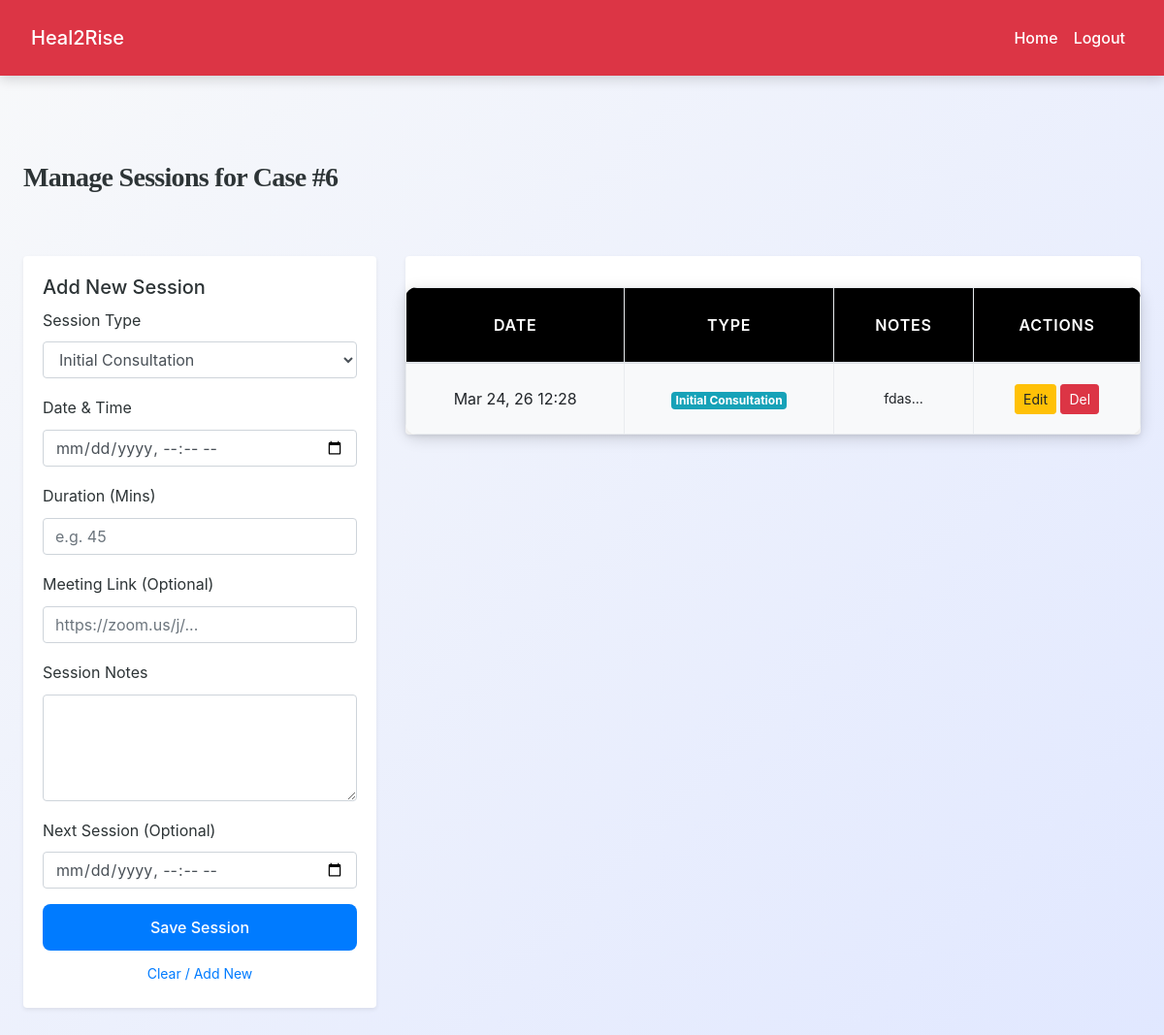
Screenshot of /counselor/manage_sessions.php?case_id=6 (signed in) with the database file from the repository.
### tables this page shows
CREATE TABLE `counseling_sessions` (
  `id` int(11) NOT NULL,
  `case_id` int(11) NOT NULL,
  `counselor_id` int(11) NOT NULL,
  `session_date` datetime NOT NULL,
  `session_type` varchar(50) NOT NULL,
  `duration_minutes` int(11) DEFAULT NULL,
  `notes` text DEFAULT NULL,
  `next_session` datetime DEFAULT NULL,
  `meeting_link` varchar(255) DEFAULT NULL,
  `created_at` datetime DEFAULT current_timestamp()
);

### counselor/manage_sessions.php (the view, shortened to what this page needs)
<?php
include('../config.php');
$counselor_id = $_SESSION["id"];
$case_id = isset($_GET['case_id']) ? intval($_GET['case_id']) : 0;
$stmt = $conn->prepare("SELECT * FROM counseling_sessions WHERE case_id = ? AND counselor_id = ? ORDER BY session_date DESC");
$stmt->bind_param("ii", $case_id, $counselor_id);
$stmt->execute();
$sessions = $stmt->get_result();
?>
<!DOCTYPE html>
<html lang="en">
<head>
    <link rel="stylesheet" href="https://cdn.jsdelivr.net/npm/bootstrap@4.6.2/dist/css/bootstrap.min.css">
    <link rel="stylesheet" href="../css/style.css">
</head>
<body class="bg-light">
<?php include('navbar.php'); ?>
<div class="container py-5">
    <div class="d-flex justify-content-between mb-4">
        <h3>Manage Sessions for Case #<?= $case_id ?></h3>
    </div>
    <div class="row">
        <div class="col-md-4">
            <div class="card shadow-sm border-0">
                <div class="card-body">
                    <h5 id="form-title">Add New Session</h5>
                    <form method="POST" id="session-form">
                        <div class="form-group">
                            <label>Session Type</label>
                            <select name="session_type" id="session_type" class="form-control" required>
                                <option value="Initial Consultation">Initial Consultation</option>
                            </select>
                        </div>
                        <div class="form-group">
                            <label>Date & Time</label>
                            <input type="datetime-local" name="session_date" id="session_date" class="form-control" required>
                        </div>
                        <div class="form-group">
                            <label>Duration (Mins)</label>
                            <input type="number" name="duration_minutes" id="duration_minutes" class="form-control" placeholder="e.g. 45">
                        </div>
                        <div class="form-group">
                            <label>Meeting Link (Optional)</label>
                            <input type="url" name="meeting_link" id="meeting_link" class="form-control" placeholder="https://zoom.us/j/...">
                        </div>
                        <div class="form-group">
                            <label>Session Notes</label>
                            <textarea name="notes" id="notes" class="form-control" rows="4" required></textarea>
                        </div>
                        <div class="form-group">
                            <label>Next Session (Optional)</label>
                            <input type="datetime-local" name="next_session" id="next_session" class="form-control">
                        </div>
                        <button type="submit" class="btn btn-primary btn-block">Save Session</button>
                        <button type="button" onclick="resetForm()" class="btn btn-link btn-block btn-sm">Clear / Add New</button>
                    </form>
                </div>
            </div>
        </div>
        <div class="col-md-8">
            <div class="card shadow-sm border-0">
                <div class="card-body p-0">
                    <table class="table table-hover mb-0">
                        <thead class="bg-dark text-white">
                            <tr>
                                <th>Date</th>
                                <th>Type</th>
                                <th>Notes</th>
                                <th>Actions</th>
                            </tr>
                        </thead>
                        <tbody>
                            <?php if ($sessions->num_rows > 0): ?>
                                <?php while($s = $sessions->fetch_assoc()): ?>
                                <tr>
                                    <td><?= date('M d, y H:i', strtotime($s['session_date'])) ?></td>
                                    <td><span class="badge badge-info"><?= $s['session_type'] ?></span></td>
                                    <td class="small"><?= substr(htmlspecialchars($s['notes']), 0, 50) ?>...</td>
                                    <td>
                                        <button class="btn btn-sm btn-warning" onclick='editSession(<?= json_encode($s) ?>)'>Edit</button>
                                        <a href="?case_id=<?= $case_id ?>&delete_id=<?= $s['id'] ?>" class="btn btn-sm btn-danger" onclick="return confirm('Delete this record?')">Del</a>
                                    </td>
                                </tr>
                                <?php endwhile; ?>
                            <?php else: ?>
                                <tr><td colspan="4" class="text-center py-4">No sessions found.</td></tr>
                            <?php endif; ?>
                        </tbody>
                    </table>
                </div>
            </div>
        </div>
    </div>
</div>
</body>
</html>

### css/style.css (style rules this page uses)
:root { --primary: #007bff; --secondary: #6c757d; --success: #28a745; --info: #17a2b8; --warning: #ffc107; --danger: #dc3545; --light: #f8f9fa; --dark: #2d3436; --accent: #ff6f61; --highlight: #6f42c1; --shadow: rgba(0, 0, 0, 0.15); --transition: all 0.3s ease-in-out; }
body { font-family: 'Inter', 'Segoe UI', Tahoma, Geneva, Verdana, sans-serif; background: linear-gradient(135deg, var(--light) 0%, #e0e7ff 100%); color: var(--dark); line-height: 1.8; margin: 0; padding: 0; min-height: 100vh; font-size: 16px; }
h1, h2, h3, h4 { text-align: center; margin: 2.5rem 0; font-family: 'Georgia', 'Times New Roman', serif; color: var(--dark); font-weight: 700; letter-spacing: -0.025em; }
h3 { font-size: 1.75rem; }
.container { max-width: 1200px; margin: 0 auto 3rem; padding: 0 1.5rem; }
.table { width: 100%; border-collapse: collapse; margin: 2rem 0; font-size: 1rem; background-color: #ffffff; border-radius: 12px; overflow: hidden; box-shadow: 0 4px 16px var(--shadow); transition: var(--transition); }
.table th, .table td { padding: 1.25rem; border: 1px solid #e9ecef; text-align: center; vertical-align: middle; }
.table thead th { background-color: rgb(0, 0, 0); color: white; font-weight: 600; text-transform: uppercase; letter-spacing: 0.05em; padding: 1.5rem; }
.table tbody tr { transition: var(--transition); }
.table tbody tr:nth-child(odd) { background-color: var(--light); }
.btn-primary { background-color: var(--primary); color: #fff; border: none; border-radius: 8px; padding: 0.75rem 1.5rem; font-size: 1rem; font-weight: 500; cursor: pointer; transition: var(--transition); display: inline-flex; align-items: center; justify-content: center; }
a { color: var(--primary); text-decoration: none; font-weight: 500; transition: var(--transition); }

### rows the page displays
counseling_sessions: session_date "Mar 24, 26 12:28", session_type "Initial Consultation", notes "fdas"

### other values shown
$case_id "6"
